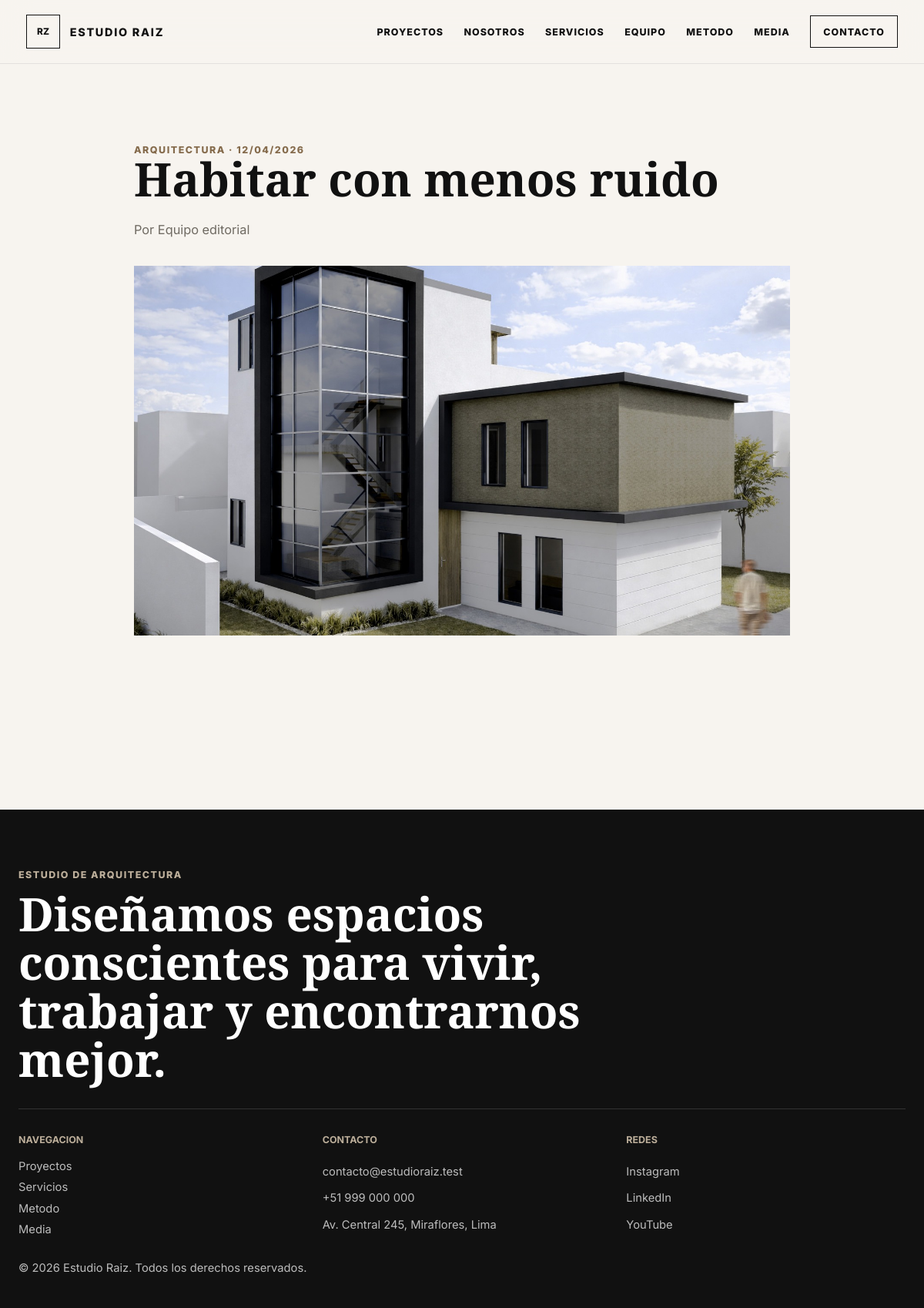
Page /articulo.php?slug=habitar-con-menos-ruido on the committed database.
### tables this page shows
CREATE TABLE articulos (
  id INT UNSIGNED AUTO_INCREMENT PRIMARY KEY,
  titulo VARCHAR(180) NOT NULL,
  slug VARCHAR(180) NOT NULL UNIQUE,
  categoria VARCHAR(120) NOT NULL,
  autor VARCHAR(140) NOT NULL,
  fecha_publicacion DATE NOT NULL,
  imagen_destacada VARCHAR(255) NULL,
  resumen TEXT NOT NULL,
  contenido MEDIUMTEXT NOT NULL,
  publicado TINYINT(1) NOT NULL DEFAULT 1,
  fecha_creacion TIMESTAMP NOT NULL DEFAULT CURRENT_TIMESTAMP,
  INDEX idx_articulos_publicado_fecha (publicado, fecha_publicacion),
  FULLTEXT INDEX ft_articulos_busqueda (titulo, resumen, contenido)
);

### includes/db.php (called while the page is built, shortened)
<?php
function db(): PDO
{
    static $pdo = null;
    if ($pdo instanceof PDO) {
        return $pdo;
    }
    $dsn = 'mysql:host=' . DB_HOST . ';dbname=' . DB_NAME . ';charset=utf8mb4';
    $pdo = new PDO($dsn, DB_USER, DB_PASS, [
        PDO::ATTR_ERRMODE => PDO::ERRMODE_EXCEPTION,
        PDO::ATTR_DEFAULT_FETCH_MODE => PDO::FETCH_ASSOC,
        PDO::ATTR_EMULATE_PREPARES => false,
    ]);
    return $pdo;
}
function fetch_one(string $sql, array $params = []): ?array
{
    $stmt = db()->prepare($sql);
    $stmt->execute($params);
    $row = $stmt->fetch();
    return $row ?: null;
}

### includes/helpers.php (called while the page is built, shortened)
<?php
function e(?string $value): string
{
    return htmlspecialchars((string) $value, ENT_QUOTES, 'UTF-8');
}
function upload_url(?string $path): string
{
    return UPLOAD_URL . '/' . ltrim($path, '/');
}
function setting(string $key, string $default = ''): string
{
    static $settings = null;
    if ($settings === null) {
        require_once __DIR__ . '/db.php';
        $settings = [];
        try {
            foreach (fetch_all('SELECT clave, valor FROM configuracion_sitio') as $row) {
                $settings[$row['clave']] = $row['valor'];
            }
        } catch (Throwable $error) {
            $settings = [];
        }
    }
    return $settings[$key] ?? $default;
}

### public/articulo.php (the view, shortened to what this page needs)
<?php
require_once __DIR__ . '/../includes/db.php';
require_once __DIR__ . '/../includes/helpers.php';
$slug = $_GET['slug'] ?? '';
$post = fetch_one('SELECT * FROM articulos WHERE slug = ? AND publicado = 1', [$slug]);
include __DIR__ . '/../includes/header.php';
?>
<article class="section">
  <div class="container" style="max-width:900px">
    <p class="section-kicker" data-reveal><?= e($post['categoria']) ?> · <?= e(date('d/m/Y', strtotime($post['fecha_publicacion']))) ?></p>
    <h1 class="section-title" data-reveal><?= e($post['titulo']) ?></h1>
    <p class="section-copy" data-reveal>Por <?= e($post['autor']) ?></p>
    <div class="project-hero__image ratio-img" data-reveal style="margin:2rem 0">
      <img src="<?= e(upload_url($post['imagen_destacada'])) ?>" alt="<?= e($post['titulo']) ?>">
    </div>
  </div>
</article>
<?php include __DIR__ . '/../includes/footer.php'; ?>

### assets/css/styles.css (style rules this page uses)
:root { --bg: #f7f4ef; --paper: #fffdf8; --ink: #111111; --muted: #6f6a62; --line: #ded8cc; --accent: #856b4c; --accent-dark: #3d3328; --success: #1f7a4d; --danger: #b42318; --shadow: 0 24px 70px rgba(30, 24, 18, 0.10); --radius: 0; --container: 1180px; }
* { box-sizing: border-box; }
html { scroll-behavior: smooth; }
body { margin: 0; background: var(--bg); color: var(--ink); font-family: Inter, system-ui, -apple-system, BlinkMacSystemFont, "Segoe UI", sans-serif; letter-spacing: 0; }
img { display: block; max-width: 100%; }
.container { max-width: var(--container); margin: 0 auto; padding: 0 24px; }
.section { padding: 104px 0; }
.section-kicker { margin: 0; color: var(--accent); font-size: 0.78rem; font-weight: 800; letter-spacing: 0.12em; text-transform: uppercase; }
.section-title { margin: 0; font-family: "Libre Baskerville", serif; font-size: clamp(2rem, 5vw, 4.8rem); line-height: 1.02; }
.section-copy { margin: 1.25rem 0 0; color: var(--muted); font-size: 1.02rem; line-height: 1.85; }
.hero__image img, .ratio-img img { width: 100%; height: 100%; object-fit: cover; transition: transform 0.65s ease, opacity 0.4s ease; }
.team-card__photo, .article-card__image, .ratio-img { position: relative; overflow: hidden; background: #ded8cc; }
.project-hero__image { aspect-ratio: 16 / 9; overflow: hidden; background: #ddd5ca; }
[data-reveal] { opacity: 0; transform: translateY(18px); transition: opacity 0.65s ease, transform 0.65s ease; }
[data-reveal].is-visible { opacity: 1; transform: translateY(0); }

### rows in the picture
articulos: categoria "ARQUITECTURA", fecha_publicacion "12/04/2026", titulo "Habitar con menos ruido", autor "Equipo editorial", imagen_destacada (picture)

### other values in the picture
setting('site_name', SITE_NAME) "ESTUDIO RAIZ"
setting('contact_email', SITE_EMAIL) "contacto@estudioraiz.test"
setting('contact_phone', '+51 999 000 000') "+51 999 000 000"
setting('contact_address', 'Av. Central 245, Lima') "Av. Central 245, Miraflores, Lima"
setting('site_name', SITE_NAME) "Estudio Raiz"
